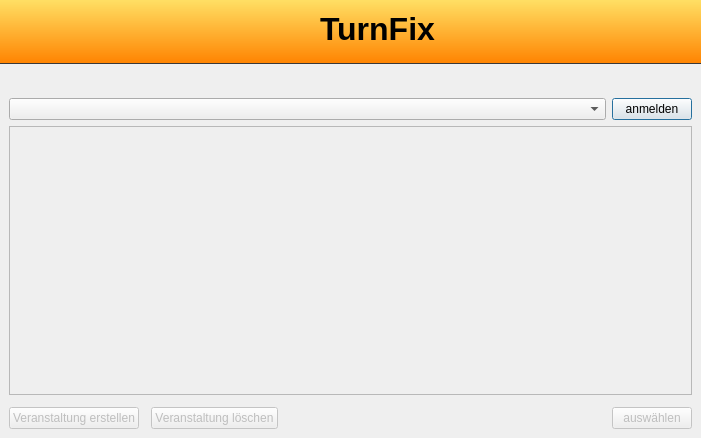
<?xml version="1.0" encoding="UTF-8"?>
<ui version="4.0">
 <class>LoginDialog</class>
 <widget class="QDialog" name="LoginDialog">
  <property name="geometry">
   <rect>
    <x>0</x>
    <y>0</y>
    <width>701</width>
    <height>438</height>
   </rect>
  </property>
  <property name="windowTitle">
   <string>TurnFix - Login</string>
  </property>
  <property name="styleSheet">
   <string notr="true">QWidget#headerWidget {
        background-color: qlineargradient(spread:pad, x1:0, y1:1, x2:0, y2:0, stop:0 rgba(255, 131, 0, 255), stop:1 rgba(255, 223, 100, 255));
    border-bottom:1px solid rgba(57, 57, 57, 255);
}

TFHeaderWidget {
	background-color: qlineargradient(spread:pad, x1:0, y1:1, x2:0, y2:0, stop:0 rgba(255, 131, 0, 255), stop:1 rgba(255, 223, 100, 255)); 
	border-bottom:1px solid rgba(57, 57, 57, 255); 
}

QLabel#headTextLabel {
    color: rgba(0, 0, 0, 255);
}</string>
  </property>
  <layout class="QVBoxLayout" name="verticalLayout">
   <property name="spacing">
    <number>0</number>
   </property>
   <property name="leftMargin">
    <number>0</number>
   </property>
   <property name="topMargin">
    <number>0</number>
   </property>
   <property name="rightMargin">
    <number>0</number>
   </property>
   <property name="bottomMargin">
    <number>0</number>
   </property>
   <item>
    <widget class="QWidget" name="headerWidget" native="true">
     <property name="autoFillBackground">
      <bool>false</bool>
     </property>
     <layout class="QGridLayout" name="gridLayout_4">
      <property name="leftMargin">
       <number>5</number>
      </property>
      <property name="topMargin">
       <number>5</number>
      </property>
      <property name="rightMargin">
       <number>5</number>
      </property>
      <property name="bottomMargin">
       <number>5</number>
      </property>
      <item row="0" column="3" rowspan="2">
       <spacer name="headerSpacer1">
        <property name="orientation">
         <enum>Qt::Horizontal</enum>
        </property>
        <property name="sizeHint" stdset="0">
         <size>
          <width>40</width>
          <height>20</height>
         </size>
        </property>
       </spacer>
      </item>
      <item row="0" column="2">
       <widget class="QLabel" name="headTextLabel">
        <property name="font">
         <font>
          <pointsize>-1</pointsize>
          <weight>75</weight>
          <bold>true</bold>
         </font>
        </property>
        <property name="styleSheet">
         <string notr="true">font-size:32px;
font-weight:bold;</string>
        </property>
        <property name="text">
         <string>TurnFix</string>
        </property>
       </widget>
      </item>
      <item row="0" column="0">
       <widget class="QLabel" name="logoLabel">
        <property name="sizePolicy">
         <sizepolicy hsizetype="Fixed" vsizetype="Fixed">
          <horstretch>0</horstretch>
          <verstretch>0</verstretch>
         </sizepolicy>
        </property>
        <property name="minimumSize">
         <size>
          <width>48</width>
          <height>48</height>
         </size>
        </property>
        <property name="maximumSize">
         <size>
          <width>48</width>
          <height>48</height>
         </size>
        </property>
        <property name="text">
         <string/>
        </property>
        <property name="pixmap">
         <pixmap resource="../resources/TurnFix.qrc">:/appicons/icon.png</pixmap>
        </property>
        <property name="scaledContents">
         <bool>true</bool>
        </property>
       </widget>
      </item>
      <item row="0" column="1">
       <spacer name="headerSpacer2">
        <property name="orientation">
         <enum>Qt::Horizontal</enum>
        </property>
        <property name="sizeHint" stdset="0">
         <size>
          <width>40</width>
          <height>20</height>
         </size>
        </property>
       </spacer>
      </item>
     </layout>
    </widget>
   </item>
   <item>
    <widget class="TFSelectionBar" name="selectionBarWidget" native="true">
     <property name="minimumSize">
      <size>
       <width>0</width>
       <height>25</height>
      </size>
     </property>
     <property name="maximumSize">
      <size>
       <width>16777215</width>
       <height>25</height>
      </size>
     </property>
    </widget>
   </item>
   <item>
    <widget class="QStackedWidget" name="mainStack">
     <widget class="QWidget" name="loginPage">
      <layout class="QVBoxLayout" name="verticalLayout_3">
       <item>
        <layout class="QHBoxLayout" name="horizontalLayout">
         <item>
          <widget class="QComboBox" name="connectionComboBox"/>
         </item>
         <item>
          <widget class="QPushButton" name="loginButton">
           <property name="sizePolicy">
            <sizepolicy hsizetype="Fixed" vsizetype="Fixed">
             <horstretch>0</horstretch>
             <verstretch>0</verstretch>
            </sizepolicy>
           </property>
           <property name="layoutDirection">
            <enum>Qt::RightToLeft</enum>
           </property>
           <property name="text">
            <string>anmelden</string>
           </property>
           <property name="shortcut">
            <string>Return</string>
           </property>
          </widget>
         </item>
        </layout>
       </item>
       <item>
        <widget class="QWidget" name="eventsWidget" native="true">
         <property name="enabled">
          <bool>false</bool>
         </property>
         <layout class="QVBoxLayout" name="verticalLayout_2">
          <property name="spacing">
           <number>0</number>
          </property>
          <property name="leftMargin">
           <number>0</number>
          </property>
          <property name="topMargin">
           <number>0</number>
          </property>
          <property name="rightMargin">
           <number>0</number>
          </property>
          <property name="bottomMargin">
           <number>0</number>
          </property>
          <item>
           <widget class="QTableView" name="eventsTable">
            <property name="editTriggers">
             <set>QAbstractItemView::NoEditTriggers</set>
            </property>
            <property name="alternatingRowColors">
             <bool>true</bool>
            </property>
            <property name="selectionMode">
             <enum>QAbstractItemView::SingleSelection</enum>
            </property>
            <property name="selectionBehavior">
             <enum>QAbstractItemView::SelectRows</enum>
            </property>
            <attribute name="horizontalHeaderHighlightSections">
             <bool>false</bool>
            </attribute>
            <attribute name="verticalHeaderVisible">
             <bool>false</bool>
            </attribute>
            <attribute name="verticalHeaderDefaultSectionSize">
             <number>20</number>
            </attribute>
           </widget>
          </item>
          <item>
           <layout class="QHBoxLayout" name="buttonLayout">
            <property name="spacing">
             <number>12</number>
            </property>
            <property name="leftMargin">
             <number>0</number>
            </property>
            <property name="topMargin">
             <number>12</number>
            </property>
            <property name="rightMargin">
             <number>0</number>
            </property>
            <property name="bottomMargin">
             <number>0</number>
            </property>
            <item>
             <widget class="QPushButton" name="createEventButton">
              <property name="text">
               <string>Veranstaltung erstellen</string>
              </property>
             </widget>
            </item>
            <item>
             <widget class="QPushButton" name="removeEventButton">
              <property name="text">
               <string>Veranstaltung löschen</string>
              </property>
             </widget>
            </item>
            <item>
             <spacer name="buttonSpacer">
              <property name="orientation">
               <enum>Qt::Horizontal</enum>
              </property>
              <property name="sizeHint" stdset="0">
               <size>
                <width>40</width>
                <height>20</height>
               </size>
              </property>
             </spacer>
            </item>
            <item>
             <widget class="QPushButton" name="selectEventButton">
              <property name="sizePolicy">
               <sizepolicy hsizetype="Fixed" vsizetype="Fixed">
                <horstretch>0</horstretch>
                <verstretch>0</verstretch>
               </sizepolicy>
              </property>
              <property name="layoutDirection">
               <enum>Qt::RightToLeft</enum>
              </property>
              <property name="text">
               <string>auswählen</string>
              </property>
             </widget>
            </item>
           </layout>
          </item>
         </layout>
        </widget>
       </item>
      </layout>
     </widget>
     <widget class="QWidget" name="settingsPage">
      <layout class="QHBoxLayout" name="horizontalLayout_2" stretch="1,2">
       <item>
        <layout class="QGridLayout" name="gridLayout">
         <property name="topMargin">
          <number>5</number>
         </property>
         <property name="rightMargin">
          <number>5</number>
         </property>
         <property name="bottomMargin">
          <number>5</number>
         </property>
         <item row="1" column="0" colspan="4">
          <widget class="QListView" name="connectionListView"/>
         </item>
         <item row="0" column="1">
          <widget class="QPushButton" name="removeConnectionButton">
           <property name="icon">
            <iconset resource="../resources/TurnFix.qrc">
             <normaloff>:/appicons/minus.png</normaloff>:/appicons/minus.png</iconset>
           </property>
          </widget>
         </item>
         <item row="0" column="0">
          <widget class="QPushButton" name="addConnectionButton">
           <property name="icon">
            <iconset resource="../resources/TurnFix.qrc">
             <normaloff>:/appicons/plus.png</normaloff>:/appicons/plus.png</iconset>
           </property>
          </widget>
         </item>
         <item row="0" column="3">
          <spacer name="horizontalSpacer">
           <property name="orientation">
            <enum>Qt::Horizontal</enum>
           </property>
           <property name="sizeHint" stdset="0">
            <size>
             <width>40</width>
             <height>20</height>
            </size>
           </property>
          </spacer>
         </item>
         <item row="0" column="2">
          <widget class="QPushButton" name="checkDatabaseButton">
           <property name="icon">
            <iconset resource="../resources/TurnFix.qrc">
             <normaloff>:/appicons/database.png</normaloff>:/appicons/database.png</iconset>
           </property>
          </widget>
         </item>
        </layout>
       </item>
       <item>
        <widget class="QStackedWidget" name="connectionStackedWidget">
         <widget class="QWidget" name="unknownPage"/>
         <widget class="QWidget" name="sqlitePage">
          <layout class="QGridLayout" name="gridLayout_2">
           <property name="leftMargin">
            <number>0</number>
           </property>
           <property name="topMargin">
            <number>0</number>
           </property>
           <property name="rightMargin">
            <number>0</number>
           </property>
           <property name="bottomMargin">
            <number>0</number>
           </property>
           <item row="1" column="0">
            <widget class="QLabel" name="databaseFileLabel">
             <property name="text">
              <string>Dateiname:</string>
             </property>
            </widget>
           </item>
           <item row="1" column="1">
            <widget class="QLineEdit" name="databaseFileText"/>
           </item>
           <item row="2" column="0" colspan="4">
            <spacer name="verticalSpacer">
             <property name="orientation">
              <enum>Qt::Vertical</enum>
             </property>
             <property name="sizeHint" stdset="0">
              <size>
               <width>20</width>
               <height>40</height>
              </size>
             </property>
            </spacer>
           </item>
           <item row="0" column="0">
            <widget class="QLabel" name="sqliteNameLabel">
             <property name="text">
              <string>Name:</string>
             </property>
            </widget>
           </item>
           <item row="0" column="1" colspan="3">
            <widget class="QLineEdit" name="sqliteNameText"/>
           </item>
           <item row="1" column="2">
            <widget class="QToolButton" name="databaseFileButton">
             <property name="text">
              <string>...</string>
             </property>
            </widget>
           </item>
           <item row="1" column="3">
            <widget class="QToolButton" name="databaseCreateButton">
             <property name="text">
              <string>Neu</string>
             </property>
            </widget>
           </item>
          </layout>
         </widget>
         <widget class="QWidget" name="postgresPage">
          <layout class="QGridLayout" name="gridLayout_3">
           <property name="leftMargin">
            <number>0</number>
           </property>
           <property name="topMargin">
            <number>0</number>
           </property>
           <property name="rightMargin">
            <number>0</number>
           </property>
           <property name="bottomMargin">
            <number>0</number>
           </property>
           <item row="0" column="0">
            <widget class="QLabel" name="postgresNameLabel">
             <property name="text">
              <string>Name:</string>
             </property>
            </widget>
           </item>
           <item row="0" column="2">
            <widget class="QLineEdit" name="postgresNameText"/>
           </item>
           <item row="1" column="0">
            <widget class="QLabel" name="databaseServerLabel">
             <property name="text">
              <string>Server:</string>
             </property>
            </widget>
           </item>
           <item row="1" column="2">
            <widget class="QLineEdit" name="databaseServerText"/>
           </item>
           <item row="2" column="0" colspan="2">
            <widget class="QLabel" name="databaseUserLabel">
             <property name="text">
              <string>Benutzername:</string>
             </property>
            </widget>
           </item>
           <item row="2" column="2">
            <widget class="QLineEdit" name="databaseUserText"/>
           </item>
           <item row="3" column="0">
            <widget class="QLabel" name="databasePasswordLabel">
             <property name="text">
              <string>Passwort:</string>
             </property>
            </widget>
           </item>
           <item row="3" column="2">
            <widget class="QLineEdit" name="databasePasswordText">
             <property name="echoMode">
              <enum>QLineEdit::Password</enum>
             </property>
            </widget>
           </item>
           <item row="4" column="0">
            <widget class="QLabel" name="databaseLabel">
             <property name="text">
              <string>Datenbank:</string>
             </property>
            </widget>
           </item>
           <item row="4" column="2">
            <widget class="QLineEdit" name="databaseText"/>
           </item>
           <item row="5" column="0" colspan="3">
            <widget class="QPushButton" name="databaseAssistantButton">
             <property name="text">
              <string>Einrichtungs-Assistent</string>
             </property>
            </widget>
           </item>
           <item row="6" column="1" colspan="2">
            <spacer name="verticalSpacer_2">
             <property name="orientation">
              <enum>Qt::Vertical</enum>
             </property>
             <property name="sizeHint" stdset="0">
              <size>
               <width>20</width>
               <height>40</height>
              </size>
             </property>
            </spacer>
           </item>
          </layout>
         </widget>
        </widget>
       </item>
      </layout>
     </widget>
    </widget>
   </item>
  </layout>
  <action name="loginAction">
   <property name="checkable">
    <bool>true</bool>
   </property>
   <property name="icon">
    <iconset resource="../assets/icons/icons.qrc">
     <normaloff>:/icons/lock_open.png</normaloff>:/icons/lock_open.png</iconset>
   </property>
   <property name="text">
    <string>Login</string>
   </property>
  </action>
  <action name="settingsAction">
   <property name="checkable">
    <bool>true</bool>
   </property>
   <property name="icon">
    <iconset resource="../assets/icons/icons.qrc">
     <normaloff>:/icons/setting_tools.png</normaloff>:/icons/setting_tools.png</iconset>
   </property>
   <property name="text">
    <string>Einstellungen</string>
   </property>
  </action>
 </widget>
 <customwidgets>
  <customwidget>
   <class>TFSelectionBar</class>
   <extends>QWidget</extends>
   <header>controls/tfselectionbar.h</header>
   <container>1</container>
  </customwidget>
 </customwidgets>
 <resources>
  <include location="../resources/TurnFix.qrc"/>
  <include location="../assets/icons/icons.qrc"/>
 </resources>
 <connections/>
</ui>
